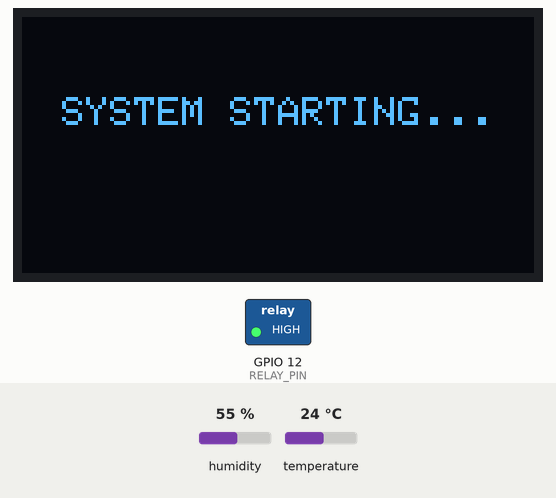
A sketch run on a simulated ESP32. Shown: 128×64 one-colour display, switched loads named in the sketch (green lamp = pin HIGH). The inputs (shaded band) are chosen by the test bench; at power-on: humidity 55 %, temperature 24 °C. The audio player accepts every command and is not drawn; what the sketch prints to the serial monitor is not drawn. At 3.7 s the program restarts the board; the recording ends there.

Above: at 0.1 s.
At 0.8 s:
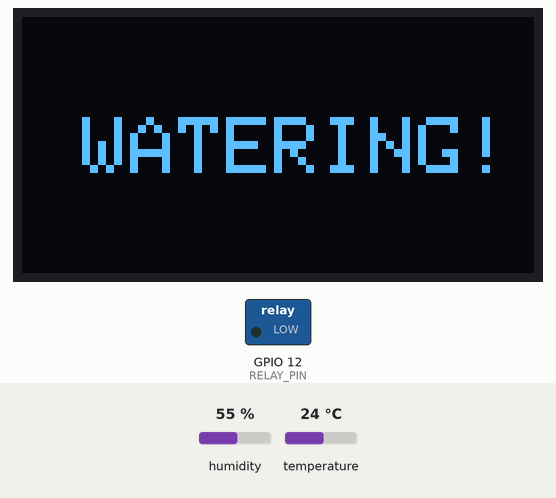
At 2.8 s:
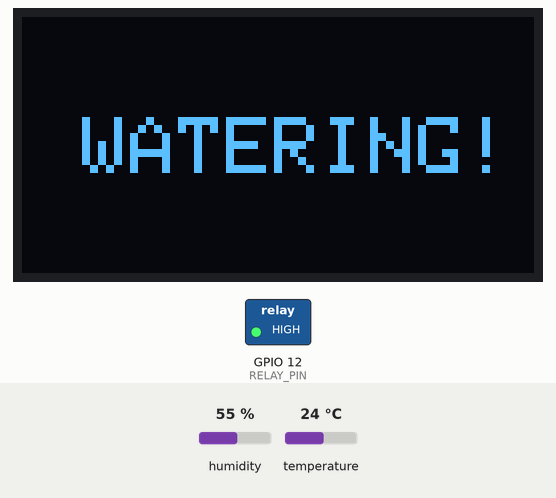
Timing chart, 0 to 3.7 s (numbered marks = the images above):
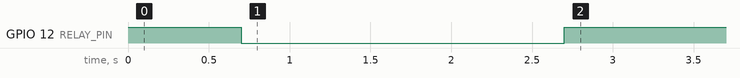

The sketch:

smart_plant_monitor_esp8266.ino
```cpp
#include <Wire.h>
#include <Adafruit_GFX.h>
#include <Adafruit_SSD1306.h>
#include <DHT.h>
#include "SoftwareSerial.h"
#include "DFRobotDFPlayerMini.h"
// --- Pin Definitions ---
#define DHTPIN 14         // D5
#define DHTTYPE DHT11
#define SOIL_PIN A0
#define RELAY_PIN 12      // D6

// --- DFPlayer Pins ---
// If D3/D4 (0,2) cause issues, try D1/D2 (5,4)
SoftwareSerial mySoftwareSerial(0, 2);
DFRobotDFPlayerMini myDFPlayer;

// --- OLED Setup ---
#define SCREEN_WIDTH 128
#define SCREEN_HEIGHT 64
Adafruit_SSD1306 display(SCREEN_WIDTH, SCREEN_HEIGHT, &Wire, -1);

DHT dht(DHTPIN, DHTTYPE);

void setup() {
  Serial.begin(115200);
  mySoftwareSerial.begin(9600);

  pinMode(RELAY_PIN, OUTPUT);
  digitalWrite(RELAY_PIN, HIGH); // Relay OFF (assuming Active Low)

  // OLED Init
  if(!display.begin(SSD1306_SWITCHCAPVCC, 0x3C)) {
    Serial.println(F("OLED failed"));
  }

  display.clearDisplay();
  display.setTextColor(WHITE);
  display.setTextSize(1);
  display.setCursor(10, 20);
  display.println("SYSTEM STARTING...");
  display.display();

  dht.begin();

  // DFPlayer Init
  if (!myDFPlayer.begin(mySoftwareSerial)) {
    Serial.println(F("DFPlayer Error!"));
  } else {
    myDFPlayer.volume(30);
    myDFPlayer.playMp3Folder(1);
  }

}

void loop() {
  // 1. Read Sensors
  int rawSoil = analogRead(SOIL_PIN);
  int moisture = map(rawSoil, 1023, 400, 0, 100);
  moisture = constrain(moisture, 0, 100);

  float t = dht.readTemperature();
  float h = dht.readHumidity();

  // Check if DHT readings are valid
  if (isnan(h) || isnan(t)) {
    Serial.println(F("Failed to read from DHT sensor!"));
  }

  // 2. Update Display (All 3 stats)
  display.clearDisplay();

  // Header
  display.setTextSize(1);
  display.setCursor(25, 0);
  display.println("PLANT STATUS");
  display.drawFastHLine(0, 10, 128, WHITE);

  // Soil Moisture (Large)
  display.setCursor(0, 18);
  display.setTextSize(1);
  display.print("SOIL MOIST: ");
  display.setTextSize(2);
  display.print(moisture); display.println("%");

  // Temp & Humidity (Small)
  display.setTextSize(1);
  display.setCursor(0, 42);
  display.print("TEMP: "); display.print(t, 1); display.println(" C");
  display.setCursor(0, 54);
  display.print("HUMI: "); display.print(h, 1); display.println(" %");

  display.display();

  // 4. Watering Logic (3 Seconds) + Restart
  if (moisture < 30) {
    display.clearDisplay();
    display.setCursor(15, 25);
    display.setTextSize(2);
    display.println("WATERING!");
    display.display();

    // Sound + Motor On
    myDFPlayer.playMp3Folder(2);
    digitalWrite(RELAY_PIN, LOW);

    // 3 Second Watering Timer
    delay(2000);

    // Motor Off
    digitalWrite(RELAY_PIN, HIGH);

    Serial.println("Watering done. Restarting...");
    delay(1000);

    // REBOOT
    ESP.restart();
  }

  delay(3000); // 5-second interval between checks
}
```

Measured:
- by itself, GPIO 12 (RELAY_PIN): HIGH → LOW at 0.70 s, → HIGH 2.0 s later
